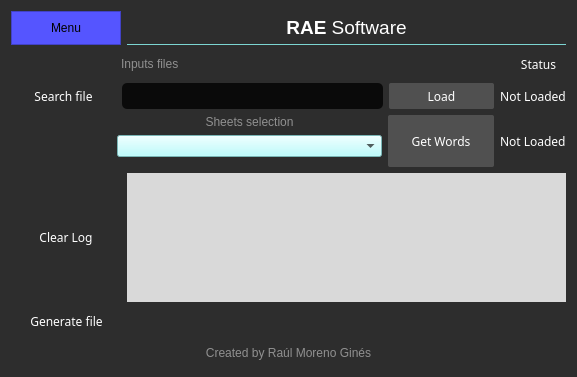
<?xml version="1.0" encoding="UTF-8"?>
<ui version="4.0">
 <class>pasapalabra_MainGUI</class>
 <widget class="QDialog" name="pasapalabra_MainGUI">
  <property name="geometry">
   <rect>
    <x>0</x>
    <y>0</y>
    <width>577</width>
    <height>377</height>
   </rect>
  </property>
  <property name="windowTitle">
   <string>Dialog</string>
  </property>
  <property name="styleSheet">
   <string notr="true">background-color: rgb(45, 45, 45);</string>
  </property>
  <layout class="QVBoxLayout" name="verticalLayout" stretch="1,1,1,2,5,1,1">
   <item>
    <layout class="QHBoxLayout" name="horizontalLayout" stretch="1,4">
     <item>
      <widget class="QFrame" name="menu_Heading_frame">
       <property name="sizePolicy">
        <sizepolicy hsizetype="Preferred" vsizetype="Preferred">
         <horstretch>0</horstretch>
         <verstretch>0</verstretch>
        </sizepolicy>
       </property>
       <property name="styleSheet">
        <string notr="true">background-color: rgb(85, 85, 255);</string>
       </property>
       <property name="frameShape">
        <enum>QFrame::StyledPanel</enum>
       </property>
       <property name="frameShadow">
        <enum>QFrame::Raised</enum>
       </property>
       <layout class="QHBoxLayout" name="horizontalLayout_16">
        <item>
         <widget class="QPushButton" name="menu_btn">
          <property name="sizePolicy">
           <sizepolicy hsizetype="Minimum" vsizetype="Expanding">
            <horstretch>0</horstretch>
            <verstretch>0</verstretch>
           </sizepolicy>
          </property>
          <property name="styleSheet">
           <string notr="true">QPushButton{	
	color: rgb(0, 0, 0);
	border: 0px solid;
}

</string>
          </property>
          <property name="text">
           <string>Menu</string>
          </property>
          <property name="icon">
           <iconset resource="../MUSE/BECAidr II/2 Trabajo/ESATAN2NASTRAN_PoyectoFinal/1 Programa Python/Iconos/setting_Icon.qrc">
            <normaloff>:/newPrefix/menu_Icon.png</normaloff>:/newPrefix/menu_Icon.png</iconset>
          </property>
         </widget>
        </item>
       </layout>
      </widget>
     </item>
     <item>
      <widget class="QLabel" name="heading_Top_Label">
       <property name="font">
        <font>
         <family>Segoe UI</family>
         <pointsize>14</pointsize>
        </font>
       </property>
       <property name="styleSheet">
        <string notr="true">color: rgb(255, 255, 255);
border-bottom: 1px solid;
border-color: rgb(124, 213, 210);</string>
       </property>
       <property name="text">
        <string>&lt;html&gt;&lt;head/&gt;&lt;body&gt;&lt;p&gt;&lt;span style=&quot; font-weight:600;&quot;&gt;RAE &lt;/span&gt;Software&lt;/p&gt;&lt;/body&gt;&lt;/html&gt;</string>
       </property>
       <property name="alignment">
        <set>Qt::AlignCenter</set>
       </property>
      </widget>
     </item>
    </layout>
   </item>
   <item>
    <layout class="QHBoxLayout" name="horizontalLayout_2" stretch="2,5,2,1">
     <item>
      <spacer name="horizontalSpacer_4">
       <property name="orientation">
        <enum>Qt::Horizontal</enum>
       </property>
       <property name="sizeHint" stdset="0">
        <size>
         <width>40</width>
         <height>20</height>
        </size>
       </property>
      </spacer>
     </item>
     <item>
      <widget class="QLabel" name="label_3">
       <property name="styleSheet">
        <string notr="true">color: rgb(144, 144, 144);</string>
       </property>
       <property name="text">
        <string>Inputs files</string>
       </property>
       <property name="alignment">
        <set>Qt::AlignLeading|Qt::AlignLeft|Qt::AlignVCenter</set>
       </property>
      </widget>
     </item>
     <item>
      <spacer name="horizontalSpacer_5">
       <property name="orientation">
        <enum>Qt::Horizontal</enum>
       </property>
       <property name="sizeHint" stdset="0">
        <size>
         <width>40</width>
         <height>20</height>
        </size>
       </property>
      </spacer>
     </item>
     <item>
      <widget class="QLabel" name="lb_status">
       <property name="sizePolicy">
        <sizepolicy hsizetype="Preferred" vsizetype="Preferred">
         <horstretch>0</horstretch>
         <verstretch>0</verstretch>
        </sizepolicy>
       </property>
       <property name="font">
        <font>
         <family>Segoe UI Semibold</family>
        </font>
       </property>
       <property name="cursor">
        <cursorShape>ForbiddenCursor</cursorShape>
       </property>
       <property name="styleSheet">
        <string notr="true">color: rgb(255, 255, 255);
border: none;
</string>
       </property>
       <property name="text">
        <string>Status</string>
       </property>
       <property name="alignment">
        <set>Qt::AlignCenter</set>
       </property>
      </widget>
     </item>
    </layout>
   </item>
   <item>
    <layout class="QHBoxLayout" name="horizontalLayout_3" stretch="2,5,2,1">
     <item>
      <widget class="QPushButton" name="search_File_btn">
       <property name="sizePolicy">
        <sizepolicy hsizetype="Preferred" vsizetype="Preferred">
         <horstretch>0</horstretch>
         <verstretch>0</verstretch>
        </sizepolicy>
       </property>
       <property name="font">
        <font>
         <family>Segoe UI Semibold</family>
        </font>
       </property>
       <property name="styleSheet">
        <string notr="true">QPushButton{
	color: rgb(255, 255, 255);
	border: 0px solid;
}

QPushButton:hover{
	background-color: rgb(85, 170, 255);

}</string>
       </property>
       <property name="text">
        <string>Search file</string>
       </property>
       <property name="icon">
        <iconset resource="../MUSE/BECAidr II/2 Trabajo/ESATAN2NASTRAN_PoyectoFinal/1 Programa Python/Iconos/folder_icon.qrc">
         <normaloff>:/newPrefix/folder_incon_white.png</normaloff>:/newPrefix/folder_incon_white.png</iconset>
       </property>
      </widget>
     </item>
     <item>
      <widget class="QLineEdit" name="file_Selected_Line">
       <property name="sizePolicy">
        <sizepolicy hsizetype="Expanding" vsizetype="Expanding">
         <horstretch>0</horstretch>
         <verstretch>0</verstretch>
        </sizepolicy>
       </property>
       <property name="font">
        <font>
         <family>Segoe UI</family>
        </font>
       </property>
       <property name="styleSheet">
        <string notr="true">QLineEdit{
	color: rgb(255, 255, 255);
	background-color: rgb(10, 10, 10);
	border: 0px;
	border-radius: 5px;
}</string>
       </property>
      </widget>
     </item>
     <item>
      <widget class="QPushButton" name="file_load_btn">
       <property name="sizePolicy">
        <sizepolicy hsizetype="Preferred" vsizetype="Preferred">
         <horstretch>0</horstretch>
         <verstretch>0</verstretch>
        </sizepolicy>
       </property>
       <property name="font">
        <font>
         <family>Segoe UI Semibold</family>
        </font>
       </property>
       <property name="cursor">
        <cursorShape>PointingHandCursor</cursorShape>
       </property>
       <property name="styleSheet">
        <string notr="true">QPushButton{
color: rgb(255, 255, 255);
border: 0px solid;
background-color: rgb(80, 80, 80);
border-radius: 2px;
}

QPushButton:hover{
	background-color: rgb(85, 170, 255);

}</string>
       </property>
       <property name="text">
        <string>Load</string>
       </property>
       <property name="icon">
        <iconset resource="../MUSE/BECAidr II/2 Trabajo/ESATAN2NASTRAN_PoyectoFinal/1 Programa Python/Iconos/load_icon.qrc">
         <normaloff>:/newPrefix/load_Icon_white.png</normaloff>:/newPrefix/load_Icon_white.png</iconset>
       </property>
       <property name="iconSize">
        <size>
         <width>14</width>
         <height>14</height>
        </size>
       </property>
      </widget>
     </item>
     <item>
      <widget class="QLabel" name="file_load_Status">
       <property name="font">
        <font>
         <family>Segoe UI Semibold</family>
        </font>
       </property>
       <property name="cursor">
        <cursorShape>ForbiddenCursor</cursorShape>
       </property>
       <property name="styleSheet">
        <string notr="true">color: rgb(255, 255, 255);</string>
       </property>
       <property name="text">
        <string>Not Loaded</string>
       </property>
       <property name="alignment">
        <set>Qt::AlignCenter</set>
       </property>
      </widget>
     </item>
    </layout>
   </item>
   <item>
    <layout class="QHBoxLayout" name="horizontalLayout_6" stretch="2,5,2,1">
     <item>
      <spacer name="horizontalSpacer">
       <property name="orientation">
        <enum>Qt::Horizontal</enum>
       </property>
       <property name="sizeHint" stdset="0">
        <size>
         <width>40</width>
         <height>20</height>
        </size>
       </property>
      </spacer>
     </item>
     <item>
      <layout class="QVBoxLayout" name="verticalLayout_2" stretch="1,1,1">
       <item>
        <widget class="QLabel" name="label">
         <property name="styleSheet">
          <string notr="true">color: rgb(144, 144, 144);</string>
         </property>
         <property name="text">
          <string>Sheets selection</string>
         </property>
         <property name="alignment">
          <set>Qt::AlignCenter</set>
         </property>
        </widget>
       </item>
       <item>
        <widget class="QComboBox" name="excelSheets_comboBox">
         <property name="styleSheet">
          <string notr="true">background-color: rgb(170, 255, 255);
font: 8pt &quot;MS Shell Dlg 2&quot;;</string>
         </property>
        </widget>
       </item>
       <item>
        <spacer name="verticalSpacer">
         <property name="orientation">
          <enum>Qt::Vertical</enum>
         </property>
         <property name="sizeHint" stdset="0">
          <size>
           <width>20</width>
           <height>40</height>
          </size>
         </property>
        </spacer>
       </item>
      </layout>
     </item>
     <item>
      <widget class="QPushButton" name="getWords_btn">
       <property name="sizePolicy">
        <sizepolicy hsizetype="Minimum" vsizetype="Preferred">
         <horstretch>0</horstretch>
         <verstretch>0</verstretch>
        </sizepolicy>
       </property>
       <property name="font">
        <font>
         <family>Segoe UI Semibold</family>
        </font>
       </property>
       <property name="styleSheet">
        <string notr="true">QPushButton{
color: rgb(255, 255, 255);
border: 0px solid;
background-color: rgb(80, 80, 80);
border-radius: 2px;
}

QPushButton:hover{
	background-color: rgb(85, 170, 255);

}</string>
       </property>
       <property name="text">
        <string>Get Words</string>
       </property>
       <property name="icon">
        <iconset resource="../MUSE/BECAidr II/2 Trabajo/ESATAN2NASTRAN_PoyectoFinal/1 Programa Python/Iconos/load_icon.qrc">
         <normaloff>:/newPrefix/load_Icon_white.png</normaloff>:/newPrefix/load_Icon_white.png</iconset>
       </property>
      </widget>
     </item>
     <item>
      <widget class="QLabel" name="words_load_Status">
       <property name="font">
        <font>
         <family>Segoe UI Semibold</family>
        </font>
       </property>
       <property name="styleSheet">
        <string notr="true">color: rgb(255, 255, 255);</string>
       </property>
       <property name="text">
        <string>Not Loaded</string>
       </property>
      </widget>
     </item>
    </layout>
   </item>
   <item>
    <layout class="QHBoxLayout" name="horizontalLayout_4" stretch="1,4">
     <item>
      <widget class="QPushButton" name="pb_clear_log">
       <property name="font">
        <font>
         <family>Segoe UI Semibold</family>
        </font>
       </property>
       <property name="styleSheet">
        <string notr="true">QPushButton{
	color: rgb(255, 255, 255);
	border: 0px solid;
}

QPushButton:hover{
	background-color: rgb(85, 170, 255);

}</string>
       </property>
       <property name="text">
        <string>Clear Log</string>
       </property>
       <property name="icon">
        <iconset resource="../MUSE/BECAidr II/2 Trabajo/ESATAN2NASTRAN_PoyectoFinal/1 Programa Python/Iconos/setting_Icon.qrc">
         <normaloff>:/newPrefix/clear_Icon.png</normaloff>:/newPrefix/clear_Icon.png</iconset>
       </property>
      </widget>
     </item>
     <item>
      <widget class="QPlainTextEdit" name="pt_log">
       <property name="styleSheet">
        <string notr="true">border: 0px solid;
background-color: rgb(217, 217, 217);
border-radius: 0px</string>
       </property>
       <property name="tabStopWidth">
        <number>260</number>
       </property>
      </widget>
     </item>
    </layout>
   </item>
   <item>
    <layout class="QHBoxLayout" name="horizontalLayout_5" stretch="1,4">
     <item>
      <widget class="QPushButton" name="create_File_btn">
       <property name="sizePolicy">
        <sizepolicy hsizetype="Preferred" vsizetype="Preferred">
         <horstretch>0</horstretch>
         <verstretch>0</verstretch>
        </sizepolicy>
       </property>
       <property name="font">
        <font>
         <family>Segoe UI Semibold</family>
        </font>
       </property>
       <property name="styleSheet">
        <string notr="true">QPushButton{
	color: rgb(255, 255, 255);
	border: 0px solid;
}

QPushButton:hover{
	background-color: rgb(85, 170, 255);

}</string>
       </property>
       <property name="text">
        <string>Generate file</string>
       </property>
       <property name="icon">
        <iconset resource="../MUSE/BECAidr II/2 Trabajo/ESATAN2NASTRAN_PoyectoFinal/1 Programa Python/Iconos/setting_Icon.qrc">
         <normaloff>:/newPrefix/mapping_Icon.png</normaloff>:/newPrefix/mapping_Icon.png</iconset>
       </property>
      </widget>
     </item>
     <item>
      <spacer name="horizontalSpacer_7">
       <property name="orientation">
        <enum>Qt::Horizontal</enum>
       </property>
       <property name="sizeHint" stdset="0">
        <size>
         <width>40</width>
         <height>20</height>
        </size>
       </property>
      </spacer>
     </item>
    </layout>
   </item>
   <item>
    <widget class="QLabel" name="label_4">
     <property name="styleSheet">
      <string notr="true">color: rgb(144, 144, 144);</string>
     </property>
     <property name="text">
      <string>Created by Raúl Moreno Ginés</string>
     </property>
     <property name="alignment">
      <set>Qt::AlignCenter</set>
     </property>
    </widget>
   </item>
  </layout>
 </widget>
 <resources>
  <include location="../MUSE/BECAidr II/2 Trabajo/ESATAN2NASTRAN_PoyectoFinal/1 Programa Python/Iconos/folder_icon.qrc"/>
  <include location="../MUSE/BECAidr II/2 Trabajo/ESATAN2NASTRAN_PoyectoFinal/1 Programa Python/Iconos/load_icon.qrc"/>
  <include location="../MUSE/BECAidr II/2 Trabajo/ESATAN2NASTRAN_PoyectoFinal/1 Programa Python/Iconos/setting_Icon.qrc"/>
 </resources>
 <connections/>
</ui>
